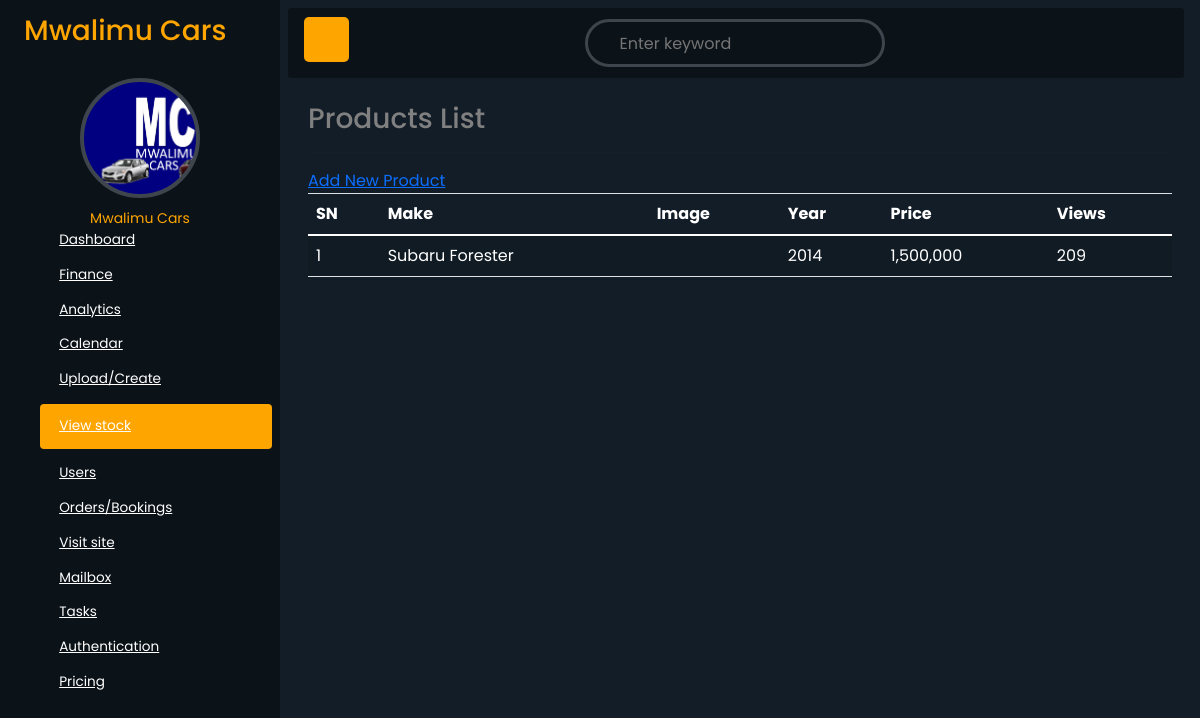
Before: /admin_product/list/ with the older database file.
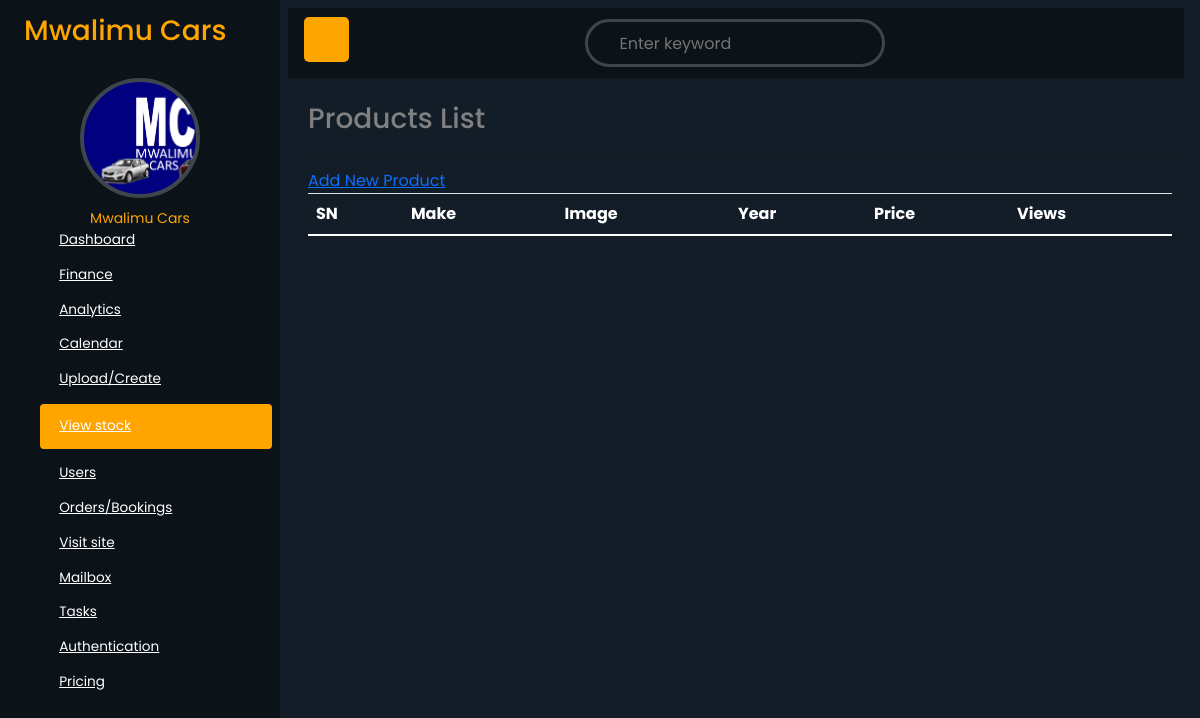
After: the same page with the newer database file.
### products/models.py (models this page shows, shortened)
class Product(models.Model):
    style = (
        ('Hatchback', 'Hatchback'),
        ('Convertible', 'Convertible'),
        ('Coupe', 'Coupe'),
        ('Sedan', 'Sedan'),
        ('Sports car', 'Sports car'),
        ('Notchback', 'Notchback'),
        ('SUV', 'SUV'),
        ('Luxury', 'Luxury'),
        ('Station wagon/Estate car', 'Station wagon/Estate car'),
        ('Super car', 'Super car'),
        ('MUV', 'MUV'),
        ('Pickup truck/Pickup', 'Pickup truck/Pickup'),
        ('Minivan/Van', 'Minivan/Van'),
        ('Crossover', 'Crossover'),
        ('Buggy', 'Buggy')
    )
    make = models.CharField(max_length=255)
    model = models.CharField(max_length=255)
    new_or_used = models.BooleanField(default=False, null=True, blank=True)
    cc = models.CharField(max_length=20)
    car_brand = models.ForeignKey(Brand, on_delete=models.CASCADE)
    latest = models.BooleanField(default=False, null=True, blank=True)
    slug = models.SlugField(unique=True)
    colour = models.CharField(max_length=20)
    features = models.ManyToManyField(Feature, blank=True)
    body_type = models.CharField(max_length=100, blank=True, choices=style)
    trans = (
        ('Automatic', 'Automatic'),
        ('Manual', 'Manual')
    )
    transmission = models.CharField(max_length=30, null=True, blank=True, choices=trans)
    mileage = models.CharField(max_length=10)
    fuel = models.CharField(max_length=20)
    year = models.CharField(max_length=10)
    price = models.CharField(max_length=20)
    negotiable = models.BooleanField(default=False, null=True, blank=True)
    image = CloudinaryField('images', null=True, blank=True)
    description = models.TextField(null=True, blank=True)
    view_count = models.PositiveIntegerField(default=0)
    upload_date = models.DateTimeField(null=True, blank=True, auto_now_add=True)
    class Meta:
        ordering = ['-upload_date']
    class Meta:
        db_table = "pymcars_product"

### products/views.py (the view)
# urls.py: path("admin_product/list/", AdminProductListView.as_view(), name="adminproductlist"),
class AdminProductListView(ListView):
    template_name = "adminpage/products_list.html"
    queryset = Product.objects.all().order_by("-id")
    context_object_name = "allproducts"

### templates/adminpage/products_list.html (shortened to what the changed rows need)
{% extends 'adminpage/adminbase.html' %}
{% block content %}
    <div class="main-content">
        <main>
            <div class="container">
                <div class="row">
                    <div class="col-md-12">
                        <table class="table table-striped" style="color: white">
                            <thead>
                            <tr>
                                <th>SN</th>
                                <th>Make</th>
                                <th>Image</th>
                                <th>Year</th>
                                <th>Price</th>
                                <th>Views</th>
                            </tr>
                            </thead>
                            <tbody>
                            {% for p in allproducts %}
                                <tr style="color: white">
                                    <td>{{ forloop.counter }}</td>
                                    <td>{{ p.make }}</td>
                                    <td><img src="{{ p.image.url }}" style="height: 60px;" alt=""></td>
                                    <td>{{ p.year }}</td>
                                    <td>{{ p.price }}</td>
                                    <td>{{ p.view_count }}</td>
                                </tr>
                            {% endfor %}
                            </tbody>
                        </table>
                    </div>
                </div>
            </div>
        </main>
    </div>
{% endblock %}

Changed rows visible on the page:
removed Product: make "Subaru Forester", year "2014", price "1,500,000", view_count "209"
